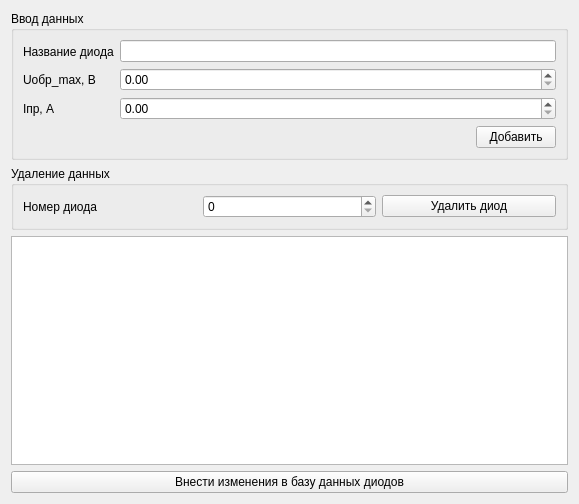
<?xml version="1.0" encoding="UTF-8"?>
<ui version="4.0">
 <class>diod_base</class>
 <widget class="QWidget" name="diod_base">
  <property name="geometry">
   <rect>
    <x>0</x>
    <y>0</y>
    <width>579</width>
    <height>504</height>
   </rect>
  </property>
  <property name="windowTitle">
   <string>Form</string>
  </property>
  <layout class="QGridLayout" name="gridLayout_3">
   <item row="0" column="0">
    <layout class="QVBoxLayout" name="verticalLayout_4">
     <item>
      <widget class="QGroupBox" name="groupBox">
       <property name="title">
        <string>Ввод данных</string>
       </property>
       <layout class="QGridLayout" name="gridLayout_2">
        <item row="0" column="0">
         <layout class="QVBoxLayout" name="verticalLayout_3">
          <item>
           <layout class="QHBoxLayout" name="horizontalLayout">
            <item>
             <layout class="QVBoxLayout" name="verticalLayout">
              <item>
               <widget class="QLabel" name="label">
                <property name="text">
                 <string>Название диода</string>
                </property>
               </widget>
              </item>
              <item>
               <widget class="QLabel" name="label_2">
                <property name="text">
                 <string>Uобр_max, В</string>
                </property>
               </widget>
              </item>
              <item>
               <widget class="QLabel" name="label_3">
                <property name="text">
                 <string>Iпр, А</string>
                </property>
               </widget>
              </item>
             </layout>
            </item>
            <item>
             <layout class="QVBoxLayout" name="verticalLayout_2">
              <item>
               <widget class="QLineEdit" name="lineEdit"/>
              </item>
              <item>
               <widget class="QDoubleSpinBox" name="doubleSpinBox_2">
                <property name="minimum">
                 <double>0.000000000000000</double>
                </property>
                <property name="maximum">
                 <double>100000.000000000000000</double>
                </property>
               </widget>
              </item>
              <item>
               <widget class="QDoubleSpinBox" name="doubleSpinBox_3">
                <property name="maximum">
                 <double>10000.000000000000000</double>
                </property>
               </widget>
              </item>
             </layout>
            </item>
           </layout>
          </item>
          <item>
           <layout class="QHBoxLayout" name="horizontalLayout_5">
            <item>
             <spacer name="horizontalSpacer">
              <property name="orientation">
               <enum>Qt::Horizontal</enum>
              </property>
              <property name="sizeType">
               <enum>QSizePolicy::Expanding</enum>
              </property>
              <property name="sizeHint" stdset="0">
               <size>
                <width>40</width>
                <height>20</height>
               </size>
              </property>
             </spacer>
            </item>
            <item>
             <widget class="QPushButton" name="pushButton">
              <property name="text">
               <string>Добавить</string>
              </property>
             </widget>
            </item>
           </layout>
          </item>
         </layout>
        </item>
       </layout>
      </widget>
     </item>
     <item>
      <widget class="QGroupBox" name="groupBox_2">
       <property name="title">
        <string>Удаление данных</string>
       </property>
       <layout class="QGridLayout" name="gridLayout">
        <item row="0" column="0">
         <layout class="QHBoxLayout" name="horizontalLayout_7">
          <item>
           <widget class="QLabel" name="label_5">
            <property name="text">
             <string>Номер диода</string>
            </property>
           </widget>
          </item>
          <item>
           <widget class="QSpinBox" name="spinBox">
            <property name="maximum">
             <number>100000</number>
            </property>
           </widget>
          </item>
          <item>
           <widget class="QPushButton" name="pushButton_3">
            <property name="text">
             <string>Удалить диод</string>
            </property>
           </widget>
          </item>
         </layout>
        </item>
       </layout>
      </widget>
     </item>
     <item>
      <widget class="QTableWidget" name="tableWidget">
       <property name="sizeAdjustPolicy">
        <enum>QAbstractScrollArea::AdjustToContents</enum>
       </property>
      </widget>
     </item>
     <item>
      <widget class="QPushButton" name="pushButton_2">
       <property name="text">
        <string>Внести изменения в базу данных диодов</string>
       </property>
      </widget>
     </item>
    </layout>
   </item>
  </layout>
 </widget>
 <resources/>
 <connections/>
</ui>
